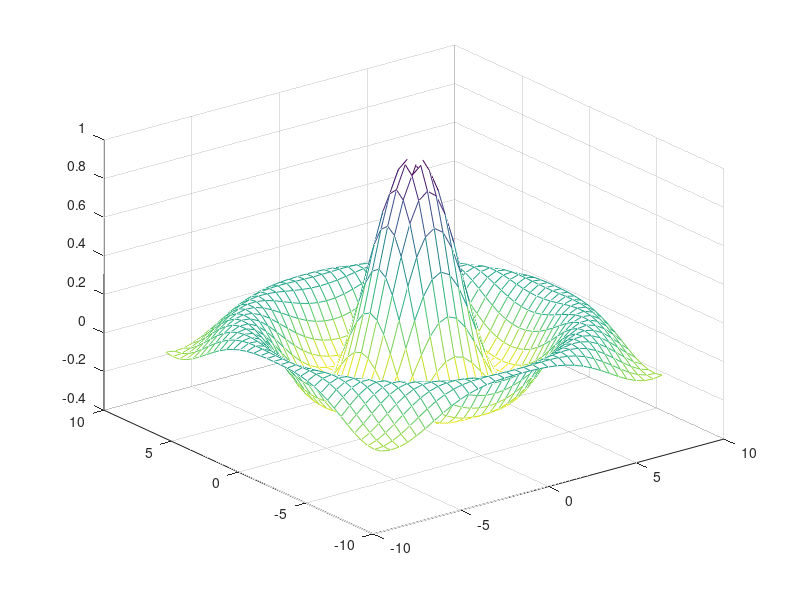

Source code (MATLAB):
% clear all;
% [x,y]=meshgrid([-10:.5:10],[-12:.5:10]);% area for plot
% z=x.^2-y.^2; % function
% surf(x,y,z); %3D surface

clear all;
[X,Y] = meshgrid(-8:.5:8);
% R = sqrt(X.^2 + Y.^2) + eps;
R = sqrt(X.^2 + Y.^2);
Z = sin(R)./R;
C = del2(Z); %Specify a color matrix for a mesh plot.
mesh(X,Y,Z,C)
